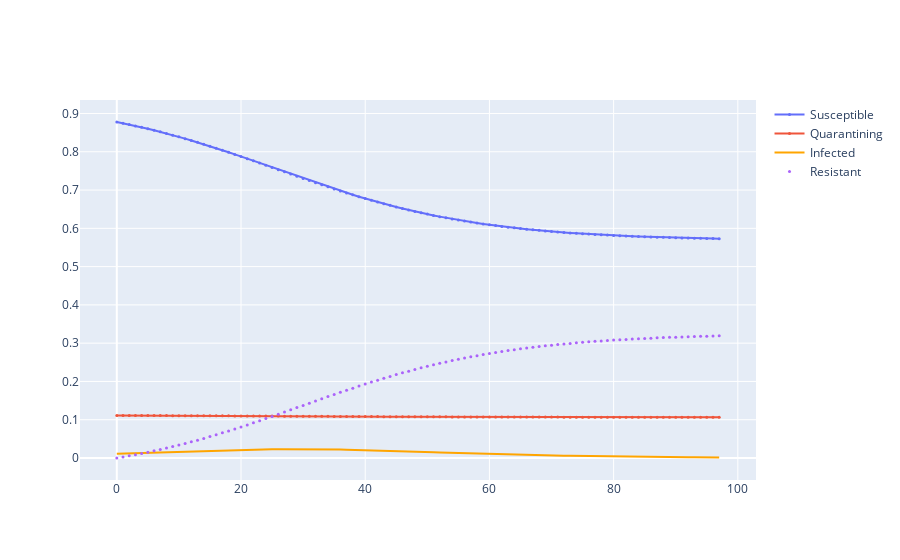

Notebook cell for this chart:
### Markdown cell above
Unit 2 Question 3

### Code cell
def make_system(beta, gamma, quar):
    init = State(s = 89-quar, i = 1, r = 0, q = quar)
    init = init/sum(init)
    return System(init = init, t_end = 7*14, beta = beta, gamma = gamma)

def update_func(t, state, system):
    s, i, r, q = state.s, state.i, state.r, state.q
    
    infectedn = system.beta * i * s
    infectedq = system.beta * 1/10 * i * q
    recovered = system.gamma * i
    
    s -= infectedn
    q -= infectedq
    i += infectedn + infectedq - recovered
    r += recovered
    
    return State(s=s, i=i, r=r, q=q)

def run_simulation(system, update_func):
    S = TimeSeries()
    I = TimeSeries()
    R = TimeSeries()
    Q = TimeSeries()

    state = system.init
    S[0], I[0], R[0], Q[0] = state
    
    for t in range(0, system.t_end):
        state = update_func(t, state, system)
        S[t+1], I[t+1], R[t+1], Q[t+1] = state.s, state.i, state.r, state.q
    
    return S, I, R, Q

def plot_simulation(tc, tr, quar):
    system = make_system(1/tc, 1/tr, quar)
    S, I, R, Q = run_simulation(system, update_func)
    
    fig = make_subplots(rows=1, cols=1)

    time = []
    Sval = []
    Ival = []
    Rval = []
    Qval = []

    for t in range(7*14):  
        Sval.append(S[t])
        Ival.append(I[t])
        Rval.append(R[t])
        Qval.append(Q[t])
        time.append(t)
        
    fig.add_trace(go.Scatter(x=time, y=Sval, mode = "lines+markers", name = "Susceptible"),
        row=1, col=1)

    fig.add_trace(go.Scatter(x=time, y=Qval, mode = "lines+markers", name = "Quarantining"),
        row=1, col=1)

    fig.add_trace(go.Scatter(x=time, y=Ival, name = "Infected", marker_color = "orange"),
        row=1, col=1)

    fig.add_trace(go.Scatter(x=time, y=Rval, mode = "markers", name = "Resistant"),
        row=1, col=1)

    fig.update_traces(marker_size=3)

    fig.show()
    
    return
plot_simulation(3, 4, 10)
